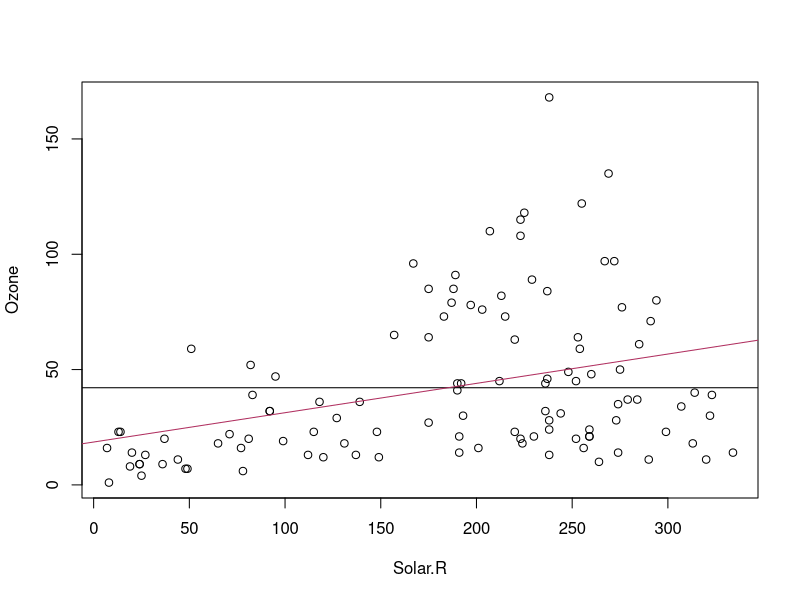
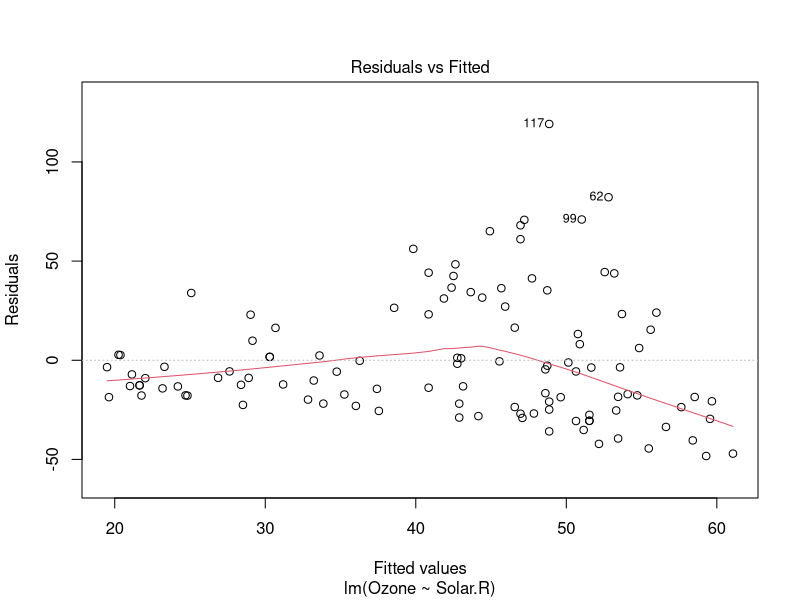
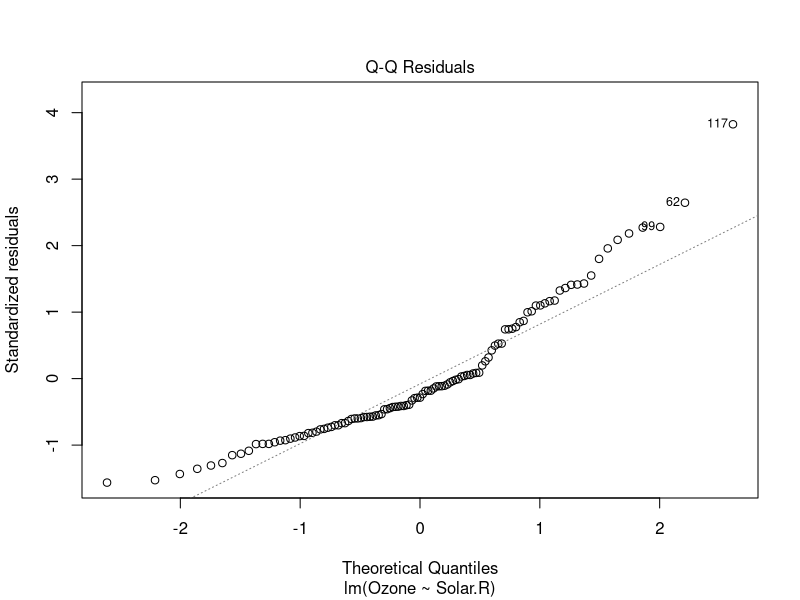
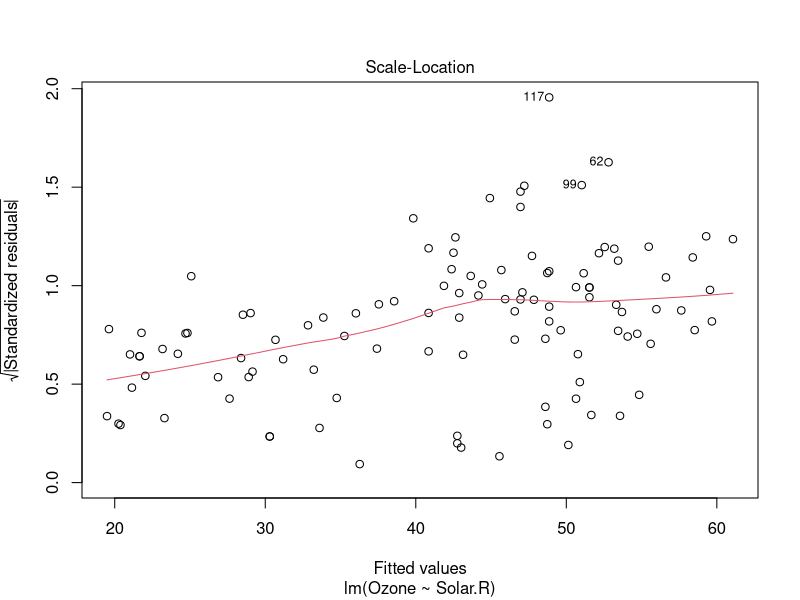
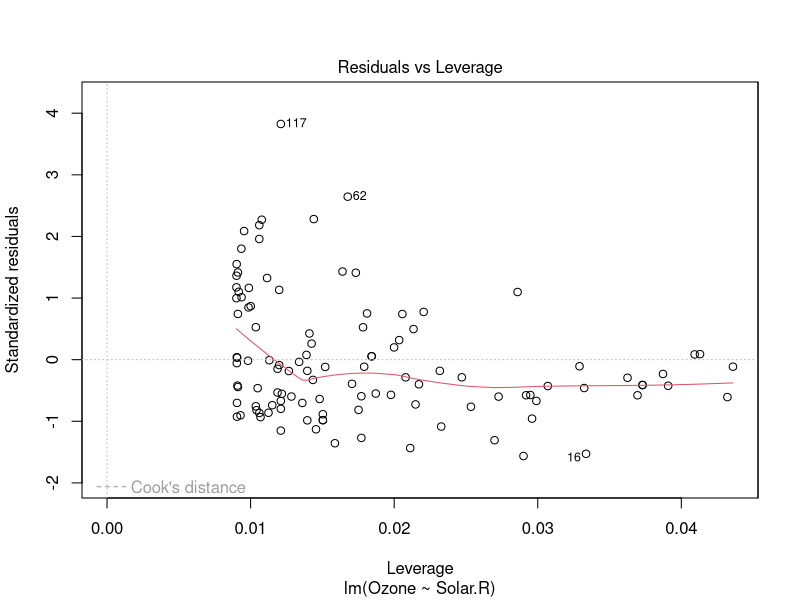
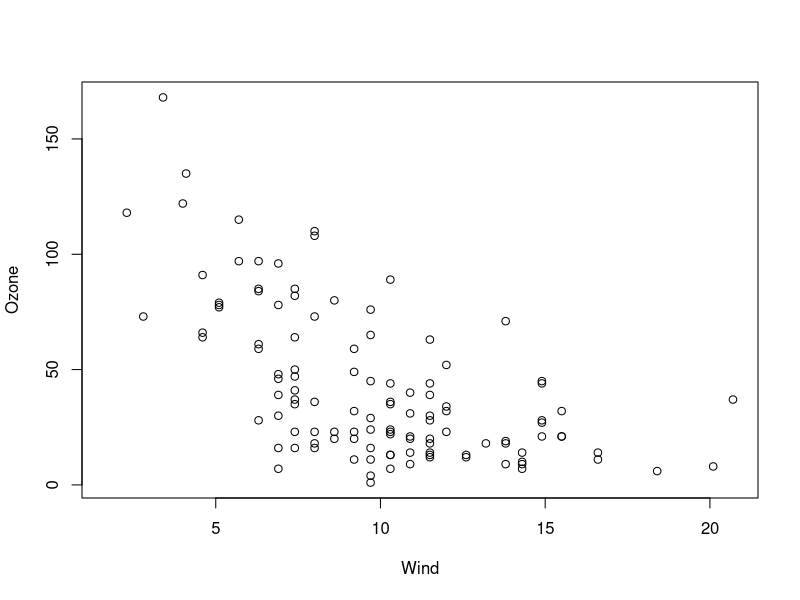
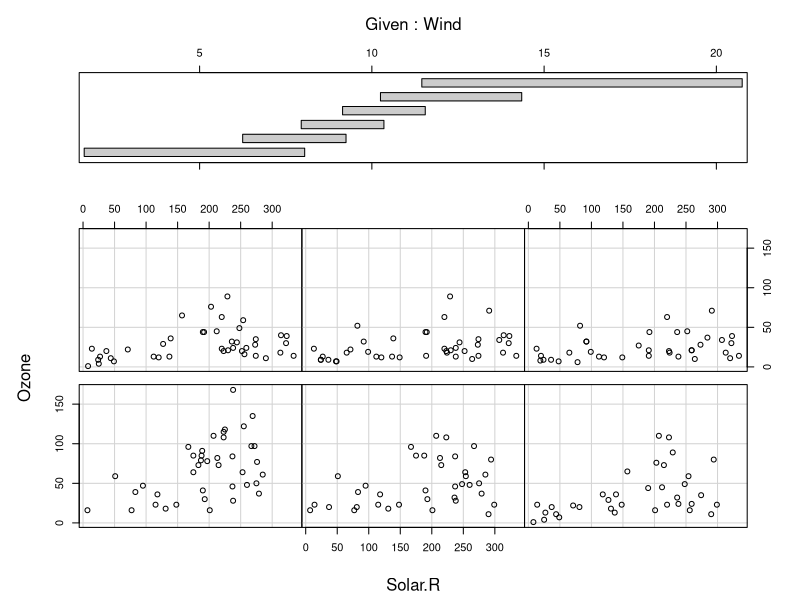
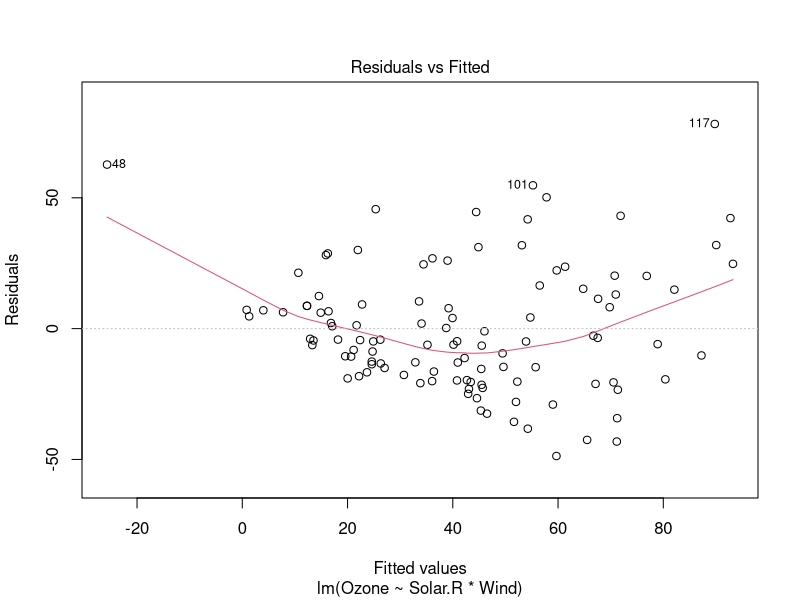

Recreate these plots in R, in order. (Note: this script raises an error after producing the figures.)
data(airquality)
names(airquality)
plot(Ozone~Solar.R,data=airquality)
mean.Ozone=mean(airquality$Ozone,na.rm=T)
mean.Ozone
abline(h=mean.Ozone)
model1=lm(Ozone~Solar.R,data=airquality)
model1
abline(model1,col="maroon")
plot(model1)

summary(model1)
plot(Ozone~Wind,data=airquality)
coplot(Ozone~Solar.R|Wind,data=airquality)
model2=lm(Ozone~Solar.R*Wind,data=airquality)
model2
summary(model2)
plot(model2)
summary(airquality$Solar.R)
summary(airquality$Wind)
Solar1=185.9
Solar2=100
Solar3=300
p1=predict(model2,data.frame(Solar.R=Solar1,Wind=1:20))
p2=predict(model2,data.frame(Solar.R=Solar2,Wind=1:20))
p3=predict(model3,data.frame(Solar.R=Solar3,Wind=1:20))
plot(Ozone~Wind,airquality)
lines(1:20,p1)
lines(1:20,p2)
lines(1:20,p3)
